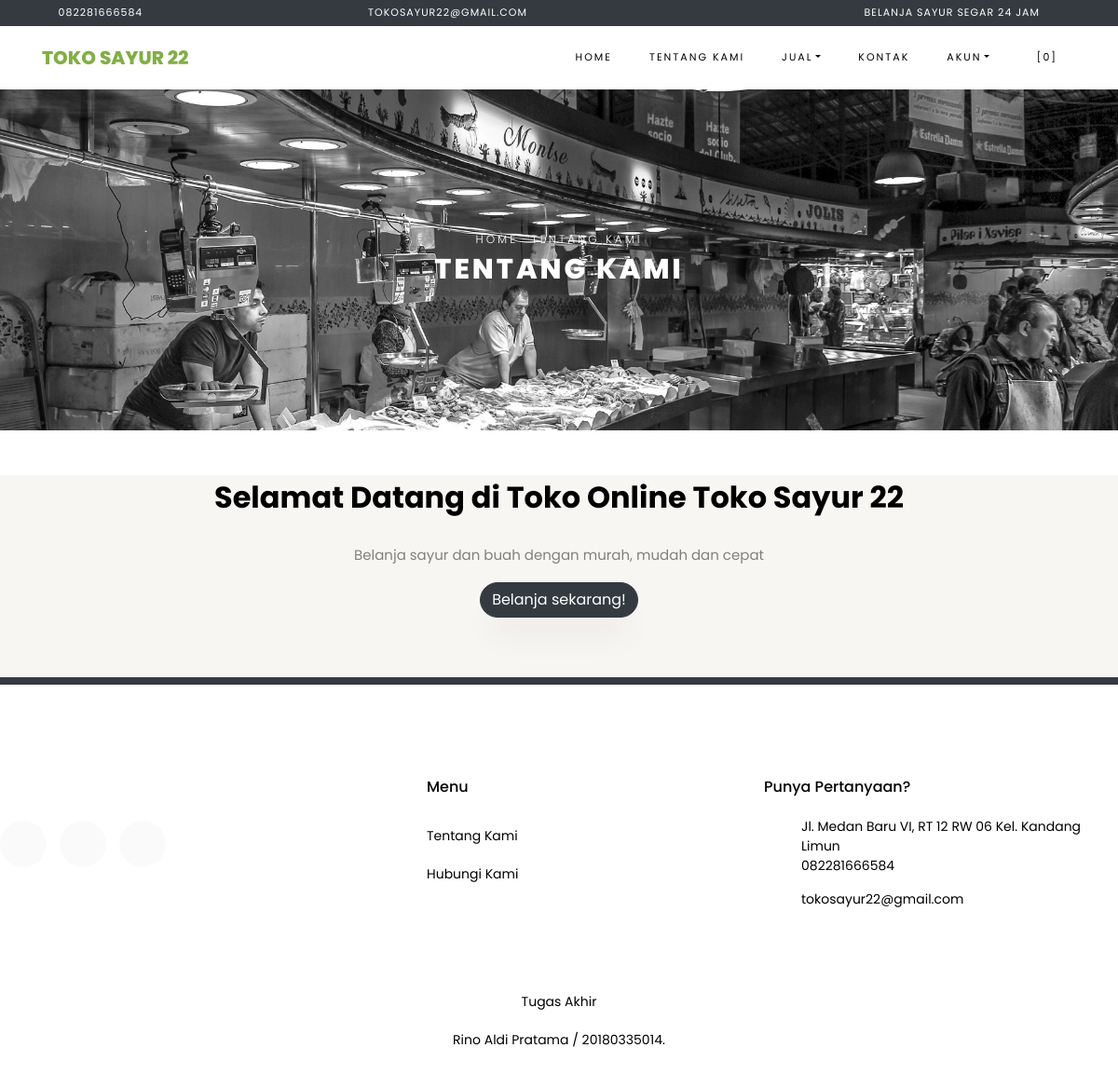
Page /index.php/pages/about on the committed database.
### tables this page shows
CREATE TABLE `settings` (
  `id` int(10) NOT NULL,
  `key` varchar(32) NOT NULL,
  `content` varchar(191) NOT NULL
);

### application/helpers/themes_helper.php (called while the page is built, shortened)
<?php
if ( ! function_exists('get_theme_name'))
{
    function get_theme_name() {
        $current_theme = get_settings('current_theme_name');
        return ($current_theme) ? $current_theme : false;
    }
}
if ( ! function_exists('get_template_part'))
{
    function get_template_part($file_name = null, $params = array()) {
        if ($file_name !== '') {
            $current_theme = get_theme_name();
            if ( file_exists($file_location = VIEWPATH .'themes/'. $current_theme .'/'. $file_name .'.php')) {
                $CI =& get_instance();
                $CI->load->view('themes/'. $current_theme .'/'. $file_name, $params);
            }
            else {
                echo '<div>Kesalahan: berkas tema <b>'. $file_name .'.php</b> tidak ditemukan.<br>Lokasi berkas: <b>'. $file_location .'</b></div>';
            }
        }
    }
}
if ( ! function_exists('get_header'))
{
    function get_header($params = null, $section = '', $current_section = '') {
        $load_params = array();
        if ( is_null($params)) {
            $load_params['title'] = get_settings('site_name');
        }
        else if ( is_string($params)) {
            $load_params['title'] = $params;
        }
        $load_params['sidebar_section'] = $section;
        $load_params['current_section'] = $current_section;
        get_template_part('header', $load_params);
    }
}
if ( ! function_exists('get_footer'))
{
    function get_footer($params = array()) {
        get_template_part('footer', $params);
    }
}
if ( ! function_exists('get_theme_uri'))
{
    function get_theme_uri($file_name = null, $theme_name = NULL)
    {
        $theme_name = ($theme_name == NULL) ? get_theme_name() : $theme_name;
        return is_null($file_name) ? base_url('assets/themes/'. $theme_name .'/') : base_url('assets/themes/'. $theme_name .'/'. $file_name) ;
    }
}

### application/controllers/Pages.php (called while the page is built, shortened)
<?php
class Pages extends CI_Controller {
    public function about()
    {
        $params['reviews'] = $this->review->get_all_reviews();
        get_header(get_store_name());
        get_template_part('pages/about', $params);
        get_footer();
    }
}

### index.php (called while the page is built, shortened)
<?php
require_once BASEPATH.'core/CodeIgniter.php';

### application/helpers/global_helper.php (called while the page is built, shortened)
<?php
if ( ! function_exists('get_settings'))
{
    function get_settings($key = '')
    {
        $CI =& get_instance();
        $row = $CI->db
            ->select('content')
            ->where('key', $key)
            ->get('settings')
            ->row();
        return $row->content;
    }
}
if ( ! function_exists('get_store_name'))
{
    function get_store_name()
    {
        return get_settings('store_name');
    }
}

### application/helpers/session_helper.php (called while the page is built, shortened)
<?php
if ( ! function_exists('init'))
{
    function init()
    {
        $CI =& get_instance();
        return $CI;
    }
}
if( ! function_exists('session_data'))
{
    function session_data()
    {
        $CI = init();
        $read_session_in_cookie = get_cookie('__ACTIVE_SESSION_DATA');
        $read_session_in_session = $CI->session->userdata('__ACTIVE_SESSION_DATA');
        if ($read_session_in_cookie)
        {
            $read_data = $CI->encryption->decrypt($read_session_in_cookie);
            $read_data = json_decode($read_data);
            return $read_data;
        }
        else if ($read_session_in_session)
        {
            $read_data = $CI->encryption->decrypt($read_session_in_session);
            $read_data = json_decode($read_data);
            return $read_data;
        }
        else {
            $default_session = new stdClass();
            $default_session->is_login = FALSE;
            $default_session->user_id = 0;
            $default_session->login_at = 0;
            $default_session->remember_me = FALSE;
            return $default_session;
        }
    }
}

### application/views/themes/vegefoods/pages/about.php (the view, shortened to what this page needs)
<div class="hero-wrap hero-bread" style="background-image: url('<?php echo get_theme_uri('images/MFish.jpg'); ?>');">
    <div class="container">
      <div class="row no-gutters slider-text align-items-center justify-content-center">
        <div class="col-md-9 ftco-animate text-center">
            <p class="breadcrumbs"><span class="mr-2"><?php echo anchor(base_url(), 'Home'); ?></span> <span>Tentang Kami</span></p>
          <h1 class="mb-0 bread">Tentang Kami</h1>
        </div>
      </div>
    </div>
  </div>
  <section class="ftco-section ftco-no-pb ftco-no-pt bg-light">
            <div class="heading-section-bold mb-4 mt-md-5">
                <div class="ml-md-0">
                  <center><h2><b>Selamat Datang di Toko Online <?php echo get_store_name(); ?></h2></center></h2></b>
              </div>
            </div>
            <div class="pb-md-5">
                <p><center><?php echo get_settings('store_description'); ?></center></p>
                          <p><center><a href="<?php echo site_url('home'); ?>" class="btn btn-dark">Belanja sekarang!</a></center></p>
                      </div>
      </section>

### application/third_party/MX/Loader.php (shortened to what this page needs)
<?php (defined('BASEPATH')) OR exit('No direct script access allowed');
class MX_Loader extends CI_Loader
{
	public $_ci_cached_vars = array();
	public function view($view, $vars = array(), $return = FALSE)
	{
		if (method_exists($this, '_ci_object_to_array'))
		{
        	return $this->_ci_load(array('_ci_view' => $view, '_ci_vars' => $this->_ci_object_to_array($vars), '_ci_return' => $return));
		}
		else {
        	return $this->_ci_load(array('_ci_view' => $view, '_ci_vars' => $this->_ci_prepare_view_vars($vars), '_ci_return' => $return));
		}
	}
	public function _ci_load($_ci_data)
	{
		extract($_ci_data);
		if (isset($_ci_view))
		{
			$_ci_path = '';
			$_ci_file = (pathinfo($_ci_view, PATHINFO_EXTENSION)) ? $_ci_view : $_ci_view.EXT;
			foreach ($this->_ci_view_paths as $path => $cascade)
			{
				if (file_exists($view = $path.$_ci_file))
				{
					$_ci_path = $view;
					break;
				}
			}
		}
		elseif (isset($_ci_path))
		{
			$_ci_file = basename($_ci_path);
			if( ! file_exists($_ci_path)) $_ci_path = '';
		}
		if (isset($_ci_vars))
			$this->_ci_cached_vars = array_merge($this->_ci_cached_vars, (array) $_ci_vars);
		extract($this->_ci_cached_vars);
		if ((bool) @ini_get('short_open_tag') === FALSE && CI::$APP->config->item('rewrite_short_tags') == TRUE)
		{
			echo eval('?>'.preg_replace("/;*\s*\?>/", "; ?>", str_replace('<?=', '<?php echo ', file_get_contents($_ci_path))));
		}
		else
		{
			include($_ci_path);
		}
	}
}

### application/views/themes/vegefoods/header.php (shortened to what this page needs)
?><!DOCTYPE html>
<html lang="en">
  <head>
    <link rel="stylesheet" href="<?php echo get_theme_uri('css/open-iconic-bootstrap.min.css'); ?>">
    <link rel="stylesheet" href="<?php echo get_theme_uri('css/animate.css'); ?>">
    <link rel="stylesheet" href="<?php echo get_theme_uri('css/owl.carousel.min.css'); ?>">
    <link rel="stylesheet" href="<?php echo get_theme_uri('css/owl.theme.default.min.css'); ?>">
    <link rel="stylesheet" href="<?php echo get_theme_uri('css/magnific-popup.css'); ?>">
    <link rel="stylesheet" href="<?php echo get_theme_uri('css/aos.css'); ?>">
	<link rel="stylesheet" href="<?php echo get_theme_uri('css/ionicons.min.css'); ?>">
	<link rel="stylesheet" href="<?php echo get_theme_uri('js/plugins/@fortawesome/fontawesome-free/css/all.min.css', 'argon'); ?>">
    <link rel="stylesheet" href="<?php echo get_theme_uri('css/bootstrap-datepicker.css'); ?>">
    <link rel="stylesheet" href="<?php echo get_theme_uri('css/jquery.timepicker.css'); ?>">
    <link rel="stylesheet" href="<?php echo get_theme_uri('css/flaticon.css'); ?>">
    <link rel="stylesheet" href="<?php echo get_theme_uri('css/icomoon.css'); ?>">
	<link rel="stylesheet" href="<?php echo get_theme_uri('css/style.css'); ?>">
	<link rel="stylesheet" href="<?php echo base_url('assets/plugins/toastr/toastr.min.css'); ?>">
  </head>
  <body class="goto-here">
		<div class="py-1 bg-dark">
    	<div class="container">
    		<div class="row no-gutters d-flex align-items-start align-items-center px-md-0">
	    		<div class="col-lg-12 d-block">
		    		<div class="row d-flex">
		    			<div class="col-md pr-4 d-flex topper align-items-center">
					    	<div class="icon mr-2 d-flex justify-content-center align-items-center"><span class="icon-phone2"></span></div>
						    <span class="text"><?php echo get_settings('store_phone_number'); ?></span>
					    </div>
					    <div class="col-md pr-4 d-flex topper align-items-center">
					    	<div class="icon mr-2 d-flex justify-content-center align-items-center"><span class="icon-paper-plane"></span></div>
						    <span class="text"><?php echo get_settings('store_email'); ?></span>
					    </div>
					    <div class="col-md-5 pr-4 d-flex topper align-items-center text-lg-right">
						    <span class="text"><?php echo get_settings('store_tagline'); ?></span>
					    </div>
				    </div>
			    </div>
		    </div>
		  </div>
    </div>
    <nav class="navbar navbar-expand-lg navbar-dark ftco_navbar bg-dark ftco-navbar-light" id="ftco-navbar">
	    <div class="container">
	      <a class="navbar-brand" href="<?php echo base_url(); ?>"><?php echo get_store_name(); ?></a>
	      <div class="collapse navbar-collapse" id="ftco-nav">
	        <ul class="navbar-nav ml-auto">
	          <li class="nav-item active"><a href="<?php echo base_url(); ?>" class="nav-link">Home</a></li>
	          <li class="nav-item"><a href="<?php echo site_url('pages/about'); ?>" class="nav-link">Tentang Kami</a></li>
	          <li class="nav-item dropdown">
	          <a class="nav-link dropdown-toggle" href="#" id="dropdown04" data-toggle="dropdown" aria-haspopup="true" aria-expanded="false">Jual</a>
              <li class="nav-item"><a href="<?php echo site_url('pages/contact'); ?>" class="nav-link">Kontak</a></li>
              <li class="nav-item dropdown">
              <a class="nav-link dropdown-toggle" href="#" id="dropdown05" data-toggle="dropdown" aria-haspopup="true" aria-expanded="false">Akun</a>
            </li>
	          <li class="nav-item cta-colored"><a href="<?php echo site_url('shop/cart'); ?>" class="nav-link"><span class="icon-shopping_cart"></span>[<span class="cart-item-total">0</span>]</a></li>
	        </ul>
	      </div>
	    </div>
	  </nav>

### application/views/themes/vegefoods/footer.php (shortened to what this page needs)
<section class="ftco-section ftco-no-pt ftco-no-pb py-5 bg-dark">
    <div class="container py-1">
    </div>
  </section>
  <footer class="ftco-footer ftco-section">
      <div class="row mb-5">
        <div class="col-md">
          <div class="ftco-footer-widget mb-4">
            <ul class="ftco-footer-social list-unstyled float-md-left float-lft mt-5">
              <li ><a href="#"><span class="icon-twitter"></span></a></li>
              <li ><a href="#"><span class="icon-facebook"></span></a></li>
              <li ><a href="#"><span class="icon-instagram"></span></a></li>
            </ul>
          </div>
        </div>
        <div class="col-md">
          <div class="ftco-footer-widget mb-4 ml-md-5">
            <h2 class="ftco-heading-2">Menu</h2>
            <ul class="list-unstyled">
              <li><a href="<?php echo site_url('pages/about'); ?>" class="py-2 d-block">Tentang Kami</a></li>
              <li><a href="<?php echo site_url('pages/contact'); ?>" class="py-2 d-block">Hubungi Kami</a></li>
            </ul>
          </div>
        </div>
        <div class="col-md">
          <div class="ftco-footer-widget mb-4">
              <h2 class="ftco-heading-2">Punya Pertanyaan?</h2>
              <div class="block-23 mb-3">
                <ul>
                  <li><span class="icon icon-map-marker"></span><span class="text"><?php echo get_settings('store_address'); ?></span></li>
                  <li><a href="#"><span class="icon icon-phone"></span><span class="text"><?php echo get_settings('store_phone_number'); ?></span></a></li>
                  <li><a href="#"><span class="icon icon-envelope"></span><span class="text"><?php echo get_settings('store_email'); ?></span></a></li>
                </ul>
              </div>
          </div>
        </div>
      </div>
      <div class="row">
        <div class="col-md-12 text-center">
          <p>Tugas Akhir</p>
          <p>Rino Aldi Pratama / 20180335014.</p>
        </div>
      </div>
  </footer>
</body>
</html>

### assets/themes/vegefoods/css/icomoon.css (style rules this page uses)
[class^="icon-"], [class*=" icon-"] { font-family: 'icomoon' !important; speak: none; font-style: normal; font-weight: normal; font-variant: normal; text-transform: none; line-height: 1; -webkit-font-smoothing: antialiased; -moz-osx-font-smoothing: grayscale; }
.icon-map-marker:before { content: "\f041"; }
.icon-phone:before { content: "\f095"; }
.icon-twitter:before { content: "\f099"; }
.icon-facebook:before { content: "\f09a"; }
.icon-envelope:before { content: "\f0e0"; }
.icon-instagram:before { content: "\f16d"; }
.icon-paper-plane:before { content: "\f1d8"; }
.icon-phone2:before { content: "\e0cd"; }
.icon-shopping_cart:before { content: "\e8cc"; }

### rows in the picture
settings: content "082281666584"
settings: content "TOKOSAYUR22@GMAIL.COM", content "tokosayur22@gmail.com"
settings: content "BELANJA SAYUR SEGAR 24 JAM"
settings: content "TOKO SAYUR 22", content "Toko Sayur 22"
settings: content (picture)
settings: content "Belanja sayur dan buah dengan murah, mudah dan cepat"
settings: content "Jl. Medan Baru VI, RT 12 RW 06 Kel. Kandang Limun"

### other values in the picture
anchor(base_url(), 'Home') "HOME"
